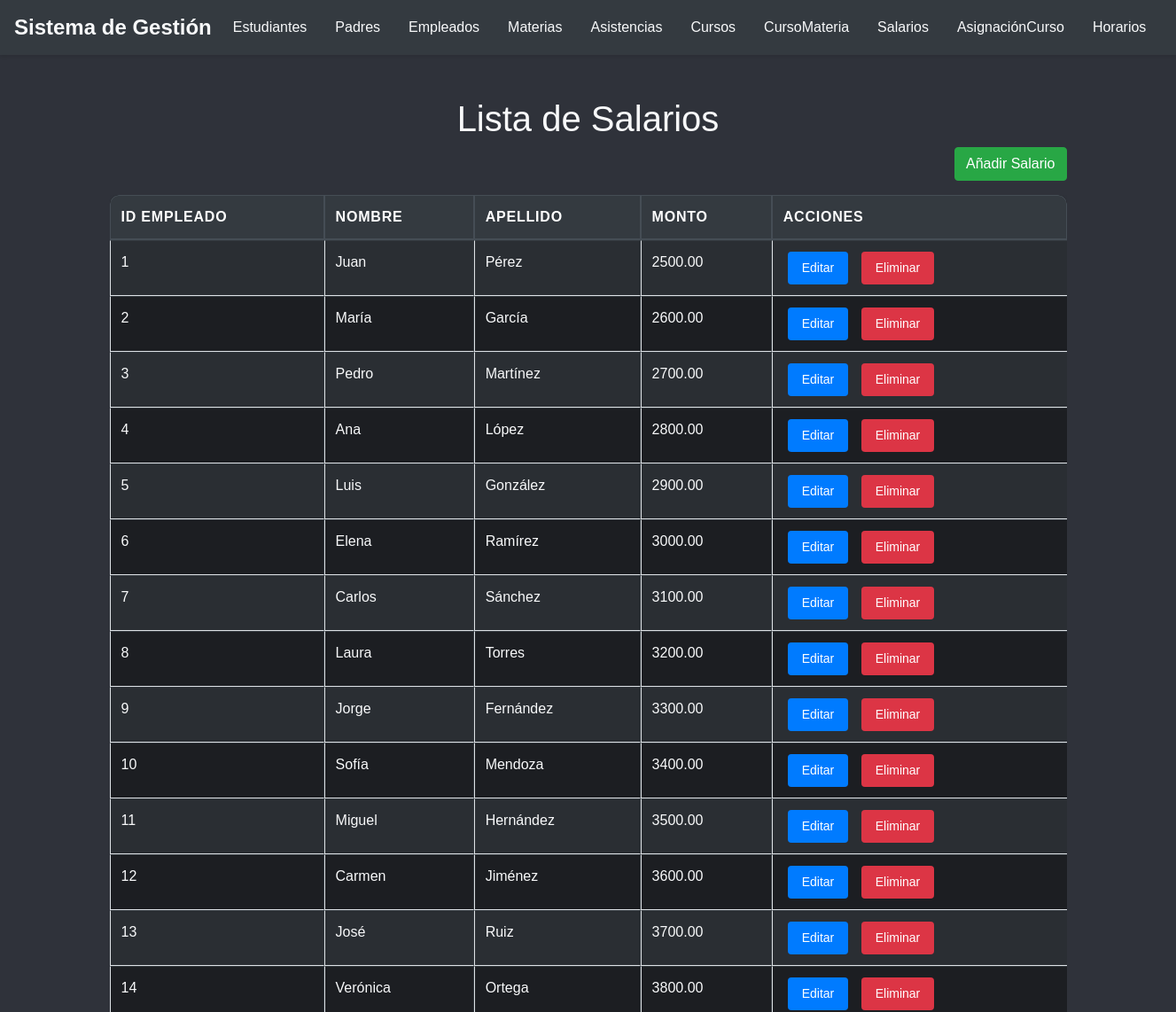
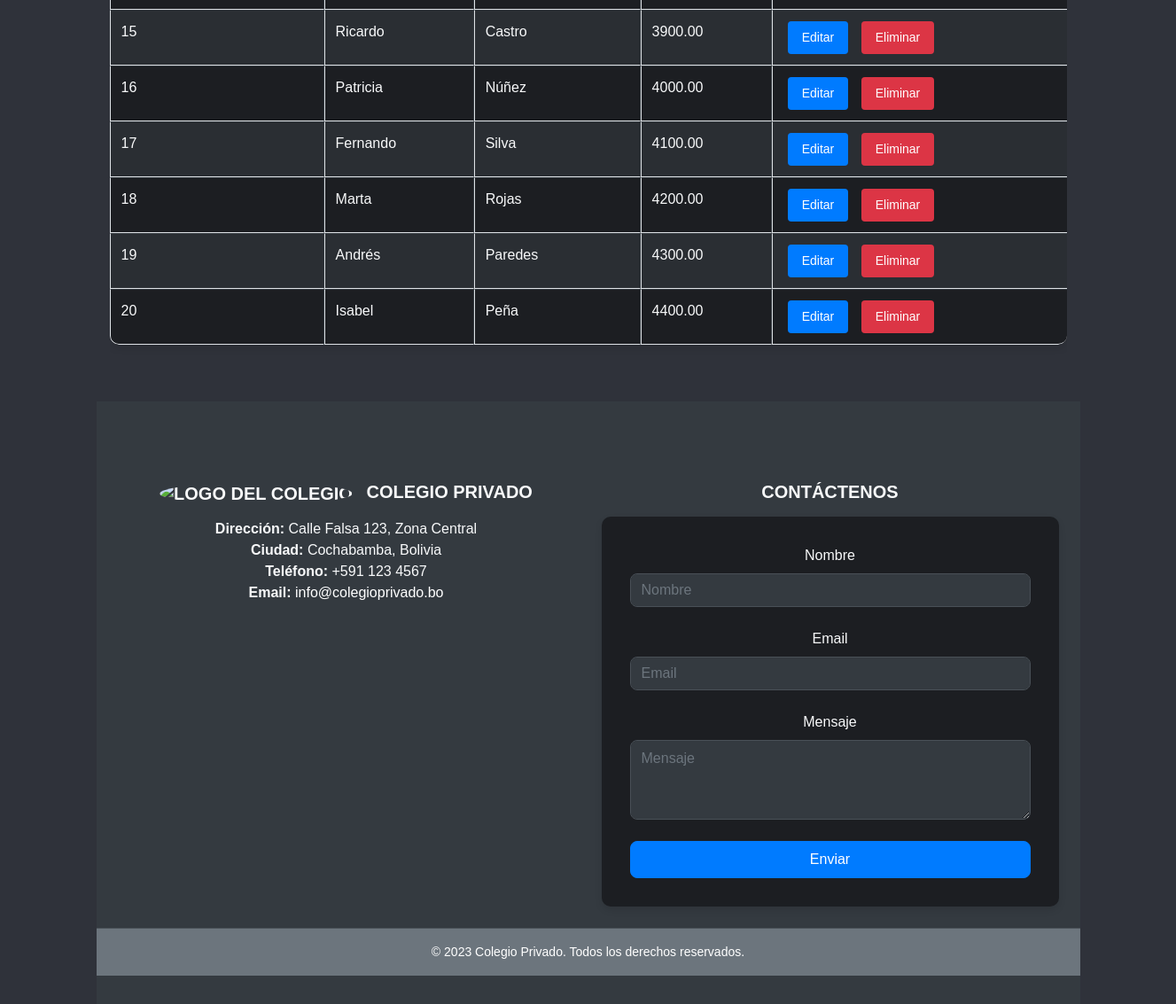
Screenshot of /salario/index.php with the database file from the repository (2 pictures, top to bottom).
### tables this page shows
CREATE TABLE SALARIO
(
    codSalario  INT AUTO_INCREMENT,
    tipoSalario VARCHAR(45)    NOT NULL,
    monto       DECIMAL(10, 2) NOT NULL,
    codEmpleado INT,
    CONSTRAINT PK_SALARIO PRIMARY KEY (codSalario),
    CONSTRAINT FK_SALARIO_EMPLEADO FOREIGN KEY (codEmpleado) REFERENCES EMPLEADO (codEmpleado)
);

CREATE TABLE EMPLEADO
(
    codEmpleado      INT AUTO_INCREMENT,
    cedulaIdEmpleado VARCHAR(15)  NOT NULL,
    nombre           VARCHAR(45)  NOT NULL,
    apellido         VARCHAR(45)  NOT NULL,
    tipoEmpleado     VARCHAR(45)  NOT NULL,
    direccion        VARCHAR(100) NOT NULL,
    celular          VARCHAR(15),
    correo           VARCHAR(45),
    estado           VARCHAR(45),
    CONSTRAINT PK_EMPLEADO PRIMARY KEY (codEmpleado)
);

### salario/index.php (the view, shortened to what this page needs)
<?php
include '../conexion.php';
include '../header.php';
?>
<div class="container-fluid">
    <h1 class="text-center mt-5 text-light">Lista de Salarios</h1>
    <div class="mb-3 text-right">
        <a href="anadir.php" class="btn btn-success">Añadir Salario</a>
    </div>
    <div class="table-responsive mt-3">
        <table class="table table-bordered table-striped w-100">
            <thead class="thead-dark">
                <tr>
                    <th>ID Empleado</th>
                    <th>Nombre</th>
                    <th>Apellido</th>
                    <th>Monto</th>
                    <th>Acciones</th>
                </tr>
            </thead>
            <tbody>
                <?php
                $sql = "SELECT s.codSalario, e.nombre, e.apellido, s.monto
                        FROM SALARIO s
                        JOIN EMPLEADO e ON s.codEmpleado = e.codEmpleado";
                $result = $conexion->query($sql);
                if ($result->num_rows > 0) {
                    while($row = $result->fetch_assoc()) {
                        echo "<tr>
                                <td>" . $row["codSalario"]. "</td>
                                <td>" . $row["nombre"]. "</td>
                                <td>" . $row["apellido"]. "</td>
                                <td>" . $row["monto"]. "</td>
                                <td>
                                    <a href='editar.php?id=".$row["codSalario"]."' class='btn btn-primary btn-sm'>Editar</a>
                                    <a href='eliminar.php?id=".$row["codSalario"]."' class='btn btn-danger btn-sm'>Eliminar</a>
                                </td>
                            </tr>";
                    }
                } else {
                    echo "<tr><td colspan='5' class='text-center'>No hay salarios</td></tr>";
                }
                ?>
            </tbody>
        </table>
    </div>
</div>
<?php
include '../footer.php';
?>

### css/styles.css (style rules this page uses)
body { font-family: Arial, sans-serif; margin: 0; background-color: #2f323a; }
h1 { color: #343a40; }
.table { width: 100%; margin-bottom: 1rem; background-color: #1c1e22; color: #f8f9fa; border-collapse: separate; border-spacing: 0; border-radius: 10px; overflow: hidden; box-shadow: 0 4px 8px rgba(0, 0, 0, 0.1); }
.table thead th { vertical-align: bottom; border-bottom: 2px solid #343a40; background-color: #343a40; color: #f8f9fa; text-transform: uppercase; letter-spacing: 0.05em; transition: background-color 0.3s ease-in-out; padding: 0.75rem; }
.table thead th:first-child { border-top-left-radius: 10px; }
.table thead th:last-child { border-top-right-radius: 10px; }
.table tbody tr { transition: background-color 0.3s ease-in-out; }
.table td, .table th { padding: 0.75rem; vertical-align: top; border-top: 1px solid #343a40; }
.table td { border-right: 1px solid #343a40; }
.table td:last-child { border-right: none; }
.table tbody tr:last-child td:first-child { border-bottom-left-radius: 10px; }
.table tbody tr:last-child td:last-child { border-bottom-right-radius: 10px; }
.table .btn { margin: 0 5px; color: #fff; border: none; padding: 0.5rem 1rem; border-radius: 0.25rem; transition: background-color 0.3s ease-in-out; }
.table tbody tr:nth-of-type(odd) { background-color: #2a2e33; }
.btn-primary { color: #fff; background-color: #007bff; border-color: #007bff; padding: 0.5rem 1rem; border-radius: 0.5rem; transition: background-color 0.3s ease-in-out, border-color 0.3s ease-in-out; }

### rows the page displays
salario: codSalario "1", codEmpleado.nombre "Juan", codEmpleado.apellido "Pérez", monto "2500.00"
salario: codSalario "2", codEmpleado.nombre "María", codEmpleado.apellido "García", monto "2600.00"
salario: codSalario "3", codEmpleado.nombre "Pedro", codEmpleado.apellido "Martínez", monto "2700.00"
salario: codSalario "4", codEmpleado.nombre "Ana", codEmpleado.apellido "López", monto "2800.00"
salario: codSalario "5", codEmpleado.nombre "Luis", codEmpleado.apellido "González", monto "2900.00"
salario: codSalario "6", codEmpleado.nombre "Elena", codEmpleado.apellido "Ramírez", monto "3000.00"
salario: codSalario "7", codEmpleado.nombre "Carlos", codEmpleado.apellido "Sánchez", monto "3100.00"
salario: codSalario "8", codEmpleado.nombre "Laura", codEmpleado.apellido "Torres", monto "3200.00"
salario: codSalario "9", codEmpleado.nombre "Jorge", codEmpleado.apellido "Fernández", monto "3300.00"
salario: codSalario "10", codEmpleado.nombre "Sofía", codEmpleado.apellido "Mendoza", monto "3400.00"
salario: codSalario "11", codEmpleado.nombre "Miguel", codEmpleado.apellido "Hernández", monto "3500.00"
salario: codSalario "12", codEmpleado.nombre "Carmen", codEmpleado.apellido "Jiménez", monto "3600.00"
salario: codSalario "13", codEmpleado.nombre "José", codEmpleado.apellido "Ruiz", monto "3700.00"
salario: codSalario "14", codEmpleado.nombre "Verónica", codEmpleado.apellido "Ortega", monto "3800.00"
salario: codSalario "15", codEmpleado.nombre "Ricardo", codEmpleado.apellido "Castro", monto "3900.00"
salario: codSalario "16", codEmpleado.nombre "Patricia", codEmpleado.apellido "Núñez", monto "4000.00"
salario: codSalario "17", codEmpleado.nombre "Fernando", codEmpleado.apellido "Silva", monto "4100.00"
salario: codSalario "18", codEmpleado.nombre "Marta", codEmpleado.apellido "Rojas", monto "4200.00"
salario: codSalario "19", codEmpleado.nombre "Andrés", codEmpleado.apellido "Paredes", monto "4300.00"
salario: codSalario "20", codEmpleado.nombre "Isabel", codEmpleado.apellido "Peña", monto "4400.00"
